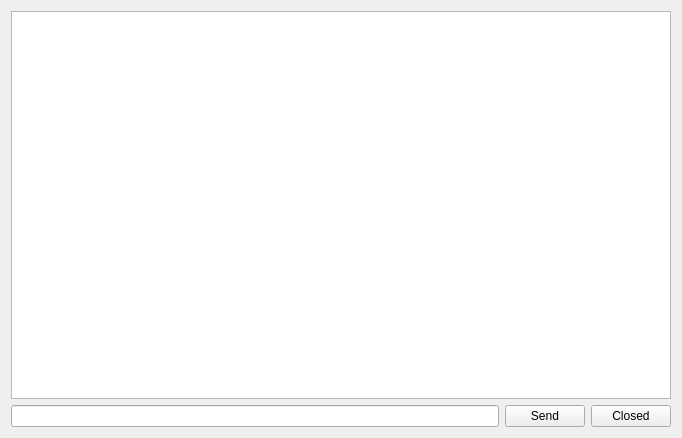
<?xml version="1.0" encoding="UTF-8"?>
<ui version="4.0">
 <class>ChatBox</class>
 <widget class="QWidget" name="ChatBox">
  <property name="geometry">
   <rect>
    <x>0</x>
    <y>0</y>
    <width>682</width>
    <height>438</height>
   </rect>
  </property>
  <property name="minimumSize">
   <size>
    <width>682</width>
    <height>438</height>
   </size>
  </property>
  <property name="maximumSize">
   <size>
    <width>682</width>
    <height>438</height>
   </size>
  </property>
  <property name="windowTitle">
   <string>ChatBox</string>
  </property>
  <layout class="QGridLayout" name="gridLayout">
   <item row="0" column="0">
    <widget class="QTextBrowser" name="display"/>
   </item>
   <item row="1" column="0">
    <layout class="QHBoxLayout" name="horizontalLayout">
     <item>
      <widget class="QLineEdit" name="message"/>
     </item>
     <item>
      <widget class="QPushButton" name="send">
       <property name="text">
        <string>Send</string>
       </property>
      </widget>
     </item>
     <item>
      <widget class="QPushButton" name="disc">
       <property name="text">
        <string>Closed</string>
       </property>
      </widget>
     </item>
    </layout>
   </item>
  </layout>
 </widget>
 <layoutdefault spacing="6" margin="11"/>
 <resources/>
 <connections/>
</ui>
